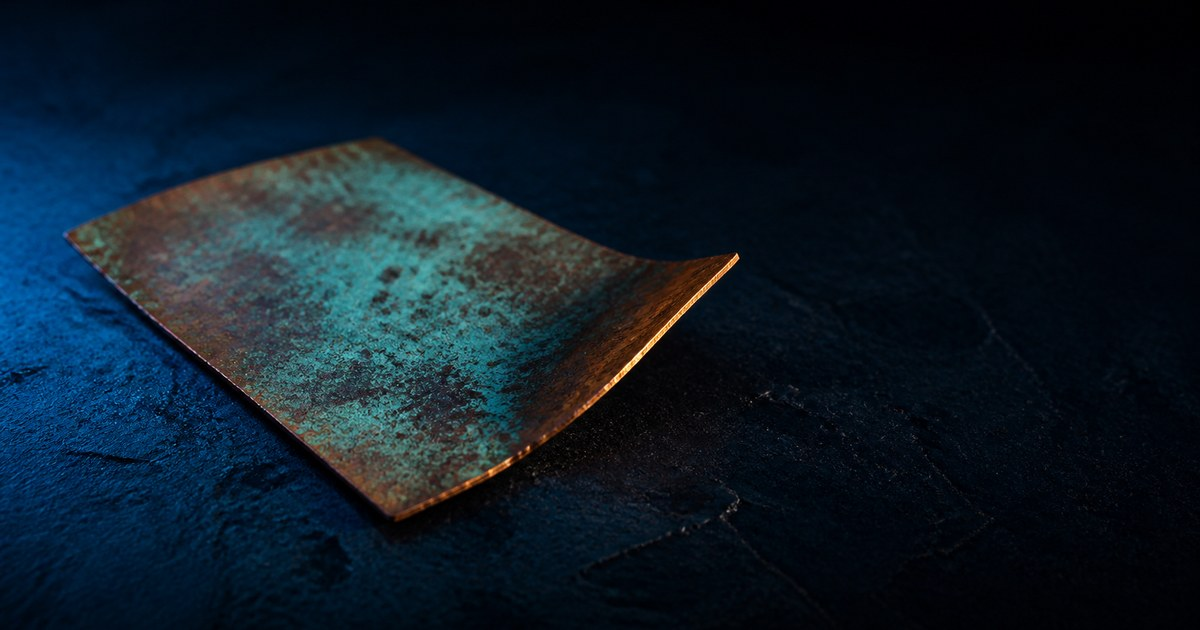
#> input picture assets/img/og-default.jpg, 1200 x 630 px
$ python -i optimize_image.py   (imports and definitions only)
#> lines starting #> are read from the running program, lines starting #| are printed output that depends on the picture
#!/usr/bin/env python3
"""AiTechBlog — normalize generated images to spec (IMAGE_GUIDE.md §4, §12).

gpt-image cannot emit 1200x630 directly (630 is not a multiple of 16), so
covers are generated at 2048x1152 and cropped down here.

    python3 optimize_image.py RAW.png --cover -o OUT.jpg   # -> 1200x630 JPEG, <=200KB
    python3 optimize_image.py IN.png --figure              # -> .webp, <=1600px, <=150KB

--cover center-crops to 1.91:1 before resizing, so keep the subject centered
and the top/bottom 8% free of critical detail.

Cover output defaults to JPEG: cover art carries texture, lighting and depth,
which PNG cannot fit into 200KB without visible banding. Pass an explicit
`-o ...png` only for flat-vector legacy covers. Requires Pillow.
"""

from __future__ import annotations

import argparse
import os
import sys

COVER_W, COVER_H = 1200, 630
COVER_MAX_BYTES = 200 * 1024
FIGURE_MAX_WIDTH = 1600
FIGURE_MAX_BYTES = 150 * 1024


def center_crop_to_ratio(img, ratio: float):
    w, h = img.size
    if w / h > ratio:  # too wide -> trim sides
        new_w = round(h * ratio)
        left = (w - new_w) // 2
        return img.crop((left, 0, left + new_w, h))
    new_h = round(w / ratio)
    top = (h - new_h) // 2
    return img.crop((0, top, w, top + new_h))


def do_cover(img, out_path: str) -> None:
    from PIL import Image

    img = img.convert("RGB")
    img = center_crop_to_ratio(img, COVER_W / COVER_H)
    img = img.resize((COVER_W, COVER_H), Image.LANCZOS)

    if out_path.lower().endswith((".jpg", ".jpeg")):
        for quality in (88, 84, 80, 74, 68):
            img.save(out_path, "JPEG", quality=quality, optimize=True, progressive=True)
            if os.path.getsize(out_path) <= COVER_MAX_BYTES:
                return
        print(
            f"  warning: {os.path.getsize(out_path) // 1024}KB at quality 68 — "
            "the source is unusually busy for cover art (IMAGE_GUIDE.md §6 asks for "
            "one subject and large unbroken background)",
            file=sys.stderr,
        )
        return

    # Legacy flat-vector covers only. Quantizing survives 3-4 colour line art
    # with no visible loss; it bands badly on anything with texture or gradient.
    img.save(out_path, "PNG", optimize=True)
    if os.path.getsize(out_path) <= COVER_MAX_BYTES:
        return
    for colors in (256, 128, 64, 32):
        img.quantize(colors=colors, method=Image.MEDIANCUT).save(
            out_path, "PNG", optimize=True
        )
        if os.path.getsize(out_path) <= COVER_MAX_BYTES:
            return
    print(
        f"  warning: still {os.path.getsize(out_path) // 1024}KB after quantizing — "
        "photographic cover art belongs in JPEG; pass -o {slug}-cover.jpg",
        file=sys.stderr,
    )


# [54 lines left out: functions do_figure, main, not called in this run]


# [2 lines not run here, left out]

>>> from PIL import Image
>>> picture = Image.open('../../assets/img/og-default.jpg')
#> picture is the input picture: PIL image 1200x630 RGB; mean R, G, B 13.2, 26.1, 37.1
>>> result = do_cover(picture, 'out.png')
#> the loop in do_cover, `for colors in (256, 128, 64, 32):` made 3 passes
#> pass 1, in do_cover, `img.quantize(colors=colors, method=Image.MEDIANCUT).save( out_path, "P..`:
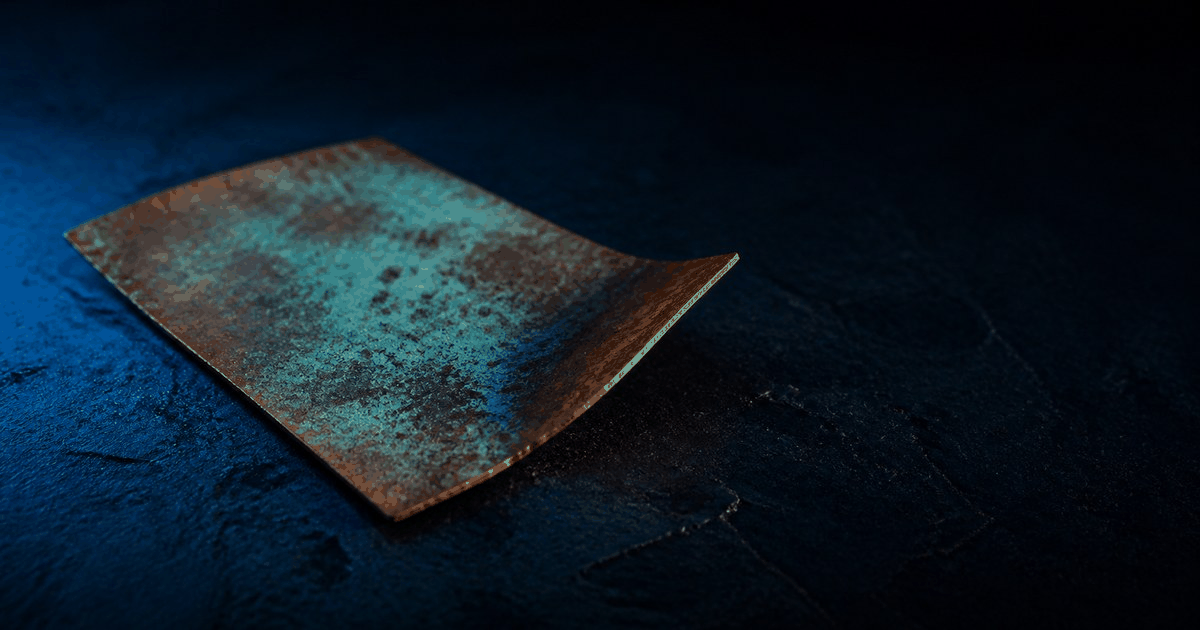
#> saved as out.png: PIL image 1200x630 P; mean R, G, B 12.8, 25.9, 37.1
